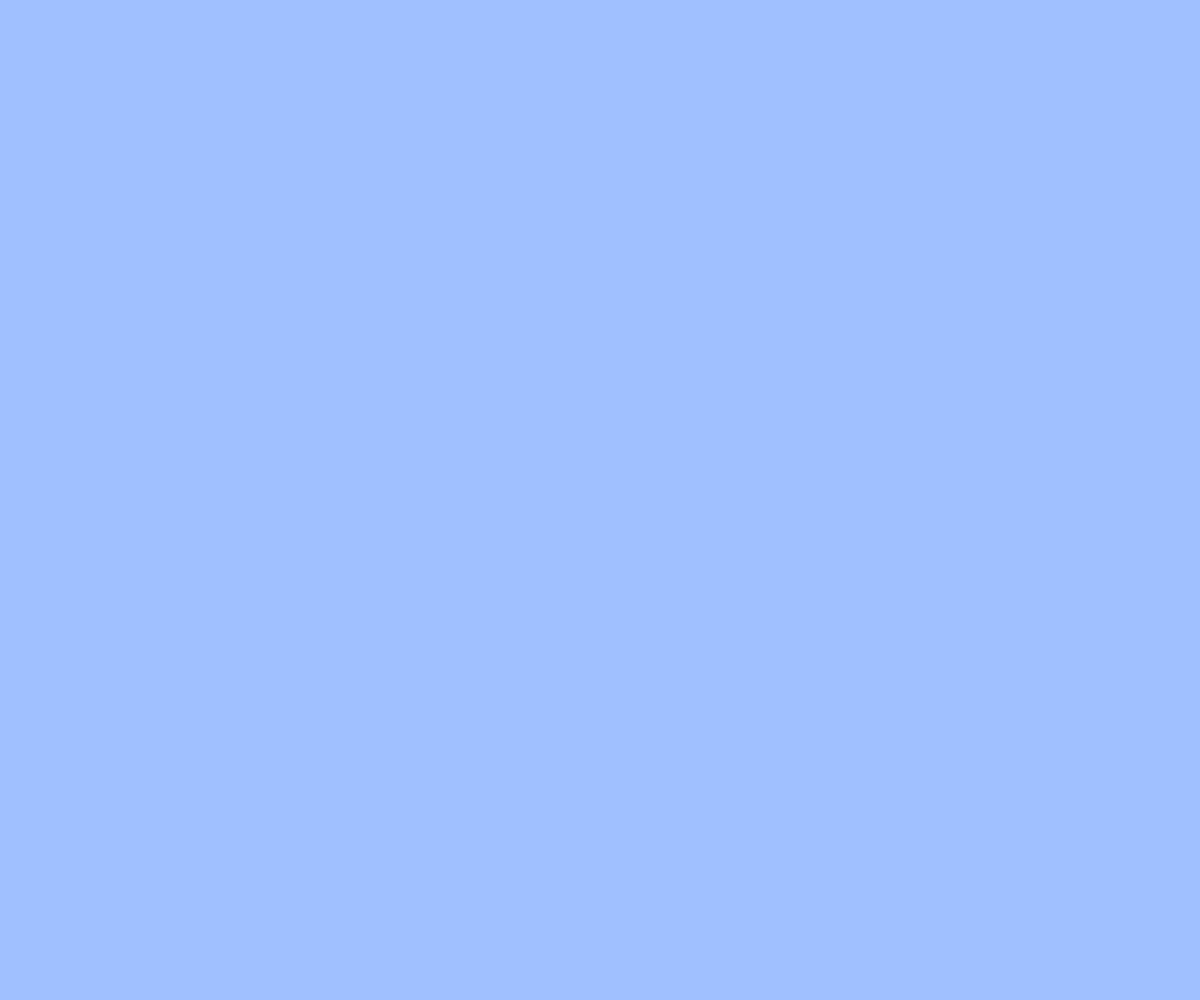
Frame 1 (no input)
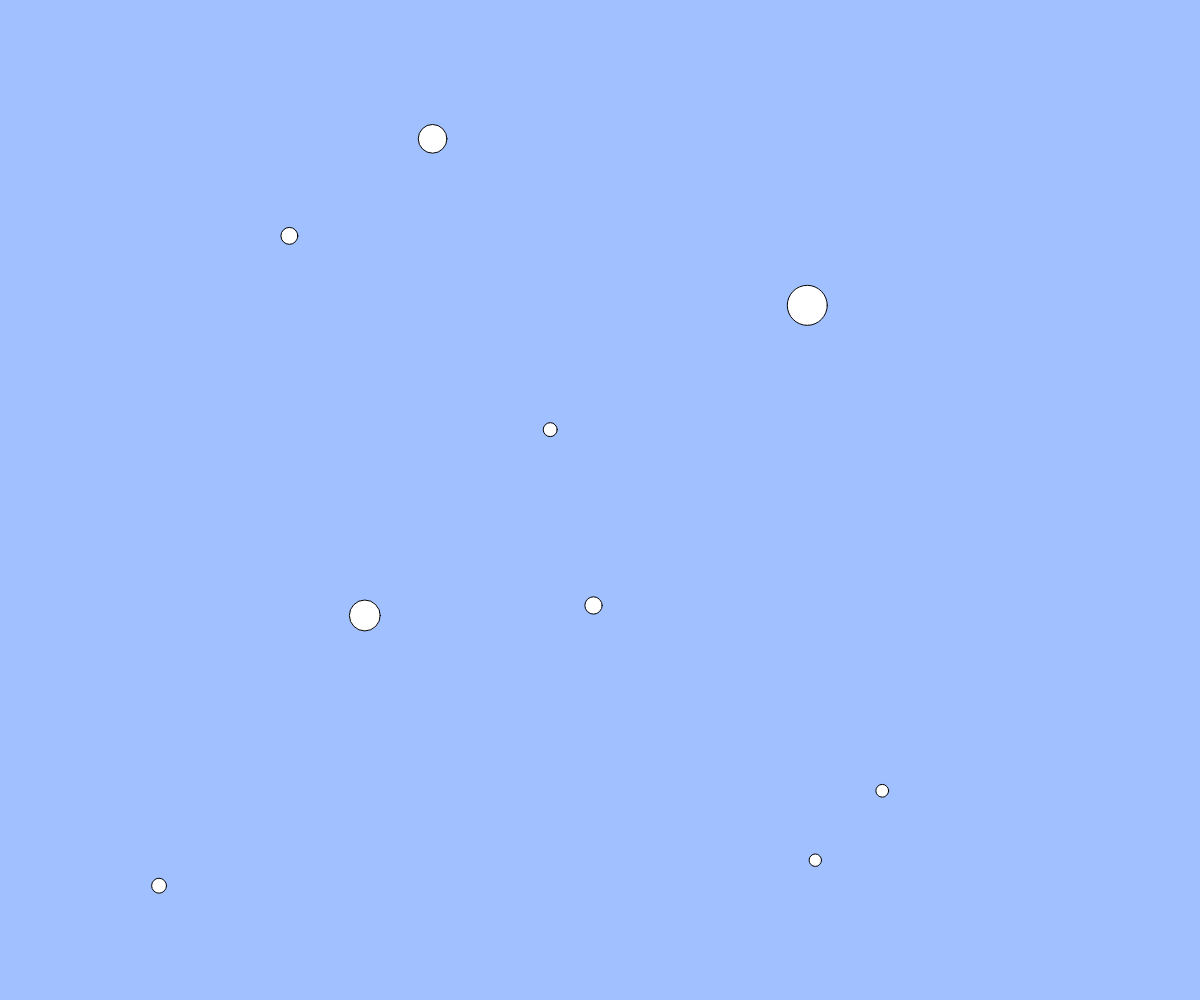
Frame 60 (no input)
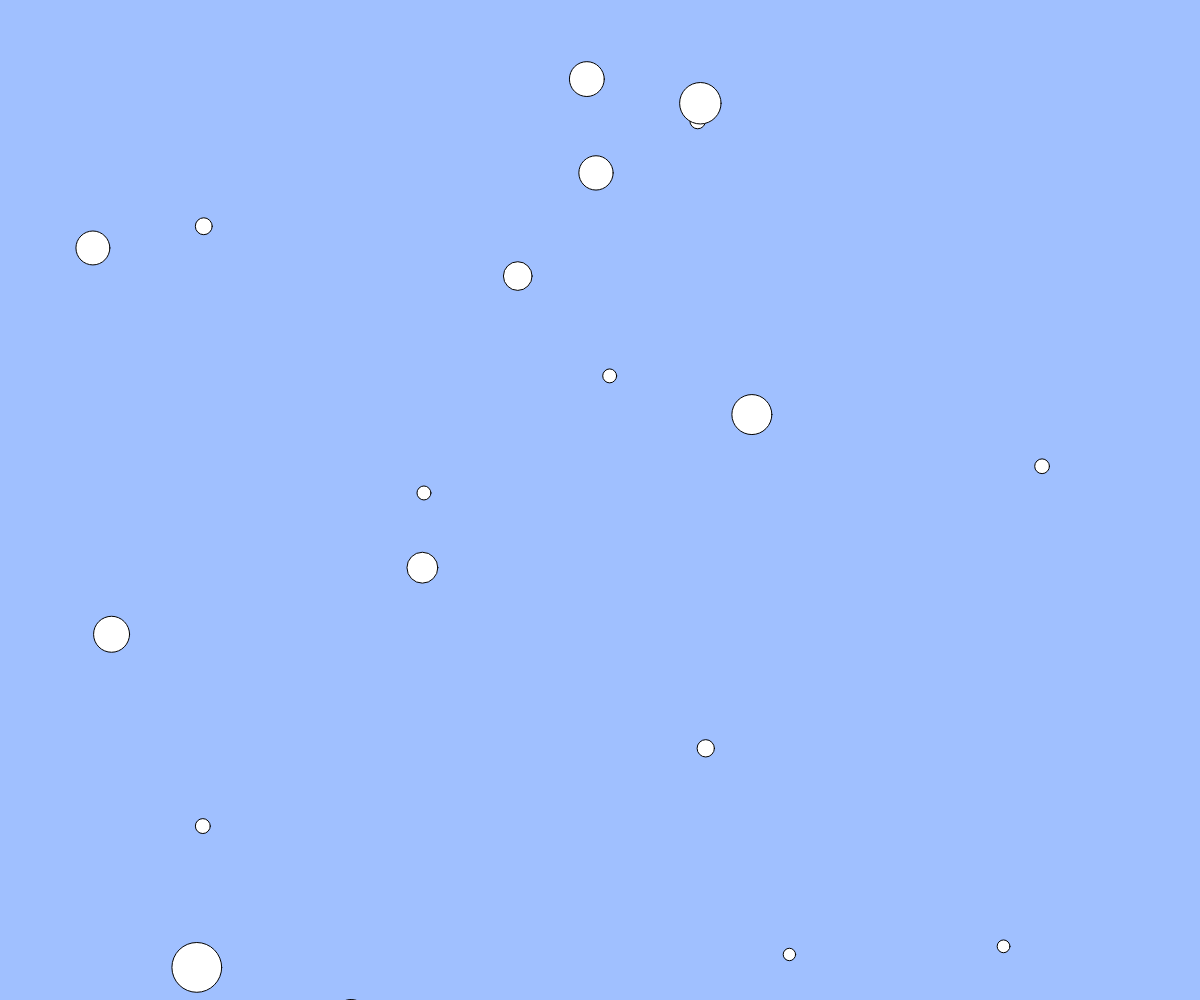
Frame 120 (the mouse pressed at the canvas centre since frame 60)

The p5.js sketch that drew these frames (run headless with seeded random() and noise() and a simulated clock; from frame 60 on, the mouse is pressed at the canvas centre):

// p5.js sketch
// ── sketch.js
//　テキスト「オブジェクト」
// 練習問題：ボールのサイズをランダムに変更してみよう
// 練習問題：何も操作しなくてもボールが湧いてくる機能を追加しよう

let balls;
let LastTime=0;

function setup(){
  createCanvas(windowWidth, windowHeight);
   balls = [];
}

function draw(){
  
  background(160, 192, 255);
  if(millis()-LastTime>100){
    const b={
      x:random(width),
      y:random(height),
      size:random(10,50),
      vx:random(-3,3),
      vy:random(-3,3)
    };
    balls.push(b);
    LastTime=millis();
    }

  for(let i = 0; i < balls.length; i++){
    let b = balls[i];
    ellipse(b.x, b.y, b.size);
    b.x += b.vx;
    b.y += b.vy;
  }
  }


function mouseDragged(){
  const dx = mouseX - pmouseX;
  const dy = mouseY - pmouseY;
  
  if(mag(dx, dy) > 5){// mag(x,y) はベクトル(x,y)の長さ
    const b = {
       x: mouseX, 
       y: mouseY,
       size:random(30,200),
       vx: dx, 
       vy: dy };
    balls.push(b);
  }
}

function windowResized(){
  resizeCanvas(windowWidth, windowHeight);
}
